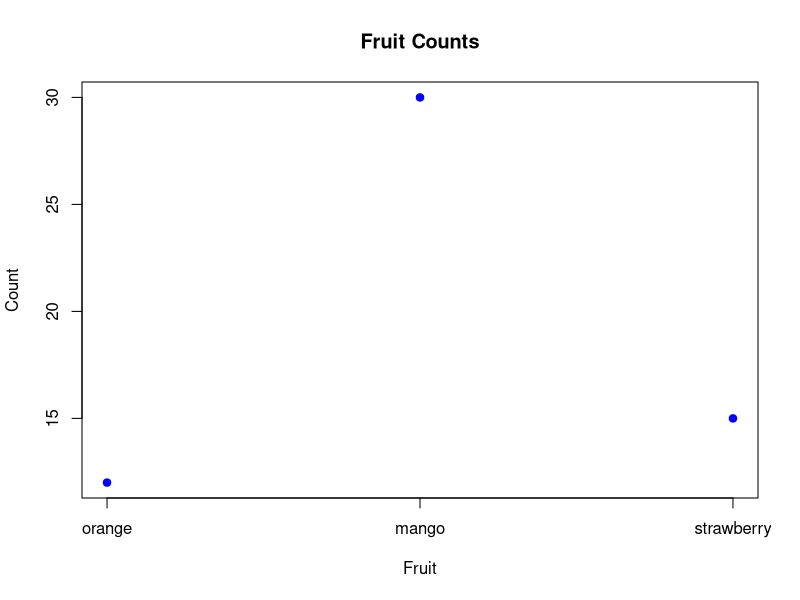

Generate this figure with R:
#Kevin Nguono-HDSS
#21/05/2026
x=2
y=9
z=x+y
print(z)

apples=c(2,3,5)
bananas=apples*4
print(bananas)

fruit=c("orange","mango","strawberry")
count=c(12,30,15)
fruit_data=data.frame(Fruits=fruit,Count=count)
print(fruit_data)

county=c("Siaya","Busia","Kisumu")
population=c(5000,6000,7000)
test_population=data.frame(County=county,Population=population)
print(test_population)

fruit_data$Fruits

str(fruit_data)

plot(1:length(fruit_data$Count),
     fruit_data$Count,
     type = "p",
     xaxt = "n",
     xlab = "Fruit",
     ylab = "Count",
     main = "Fruit Counts",
     col = "blue",
     pch = 19)

axis(1,
     at = 1:length(fruit_data$Count),
     labels = fruit_data$Fruits)
